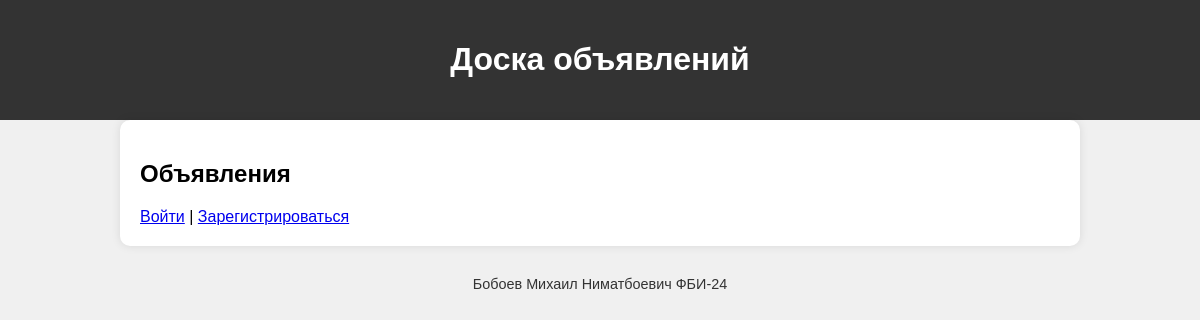
Before: / with the older database file.
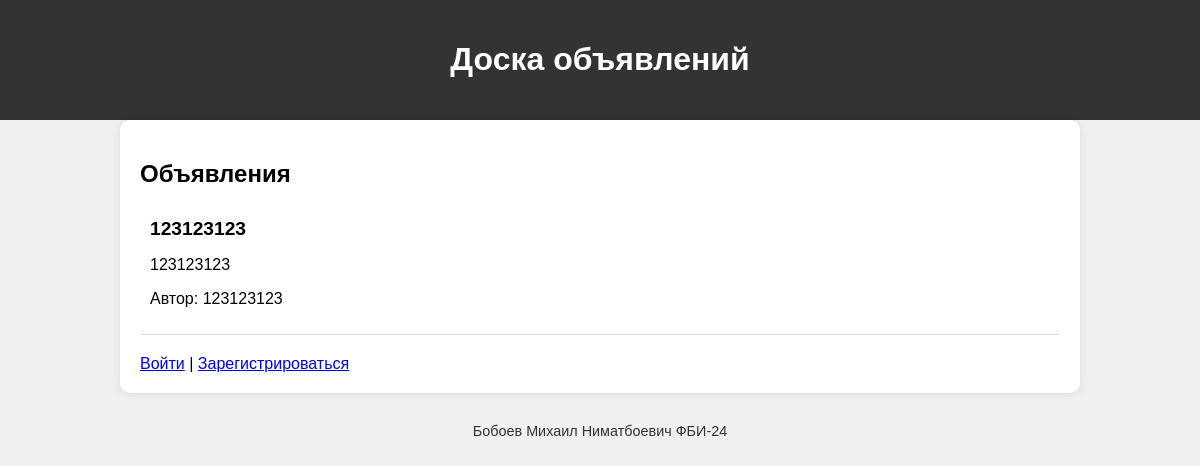
After: the same page with the newer database file.
### tables this page shows
CREATE TABLE posts (
    id INTEGER PRIMARY KEY AUTOINCREMENT,
    title TEXT NOT NULL CHECK(length(title) > 0),
    content TEXT NOT NULL CHECK(length(content) > 0),
    price REAL CHECK(price > 0),
    user_id INTEGER NOT NULL,
    FOREIGN KEY(user_id) REFERENCES users(id) ON DELETE CASCADE
);

CREATE TABLE users (
    id INTEGER PRIMARY KEY AUTOINCREMENT,
    username TEXT UNIQUE NOT NULL CHECK(length(username) > 0),
    password TEXT NOT NULL CHECK(length(password) > 0),
    name TEXT NOT NULL,
    email TEXT UNIQUE NOT NULL,
    avatar TEXT,
    about TEXT,
    is_admin INTEGER DEFAULT 0 CHECK(is_admin IN (0, 1))
);

### app.py (the view)
@app.route('/')
def index():
    conn = get_db_connection()
    posts = conn.execute('SELECT posts.title, posts.content, users.name FROM posts INNER JOIN users ON posts.user_id = users.id').fetchall()
    conn.close()
    return render_template('index.html', posts=posts)

### app.py (called while the page is built)
def get_db_connection():
    conn = sqlite3.connect(DATABASE)
    conn.row_factory = sqlite3.Row
    return conn

### templates/index.html
{% extends "base.html" %}
{% block content %}
<div class="board">
    <h2>Объявления</h2>
    {% for post in posts %}
    <div class="announcement">
        <div class="title">{{ post.title }}</div>
        <p>{{ post.content }}</p>
        <p>Автор: {{ post.name }}</p>
    </div>
    {% endfor %}
    <div>
        <a href="{{ url_for('login') }}">Войти</a> | <a href="{{ url_for('register') }}">Зарегистрироваться</a>
    </div>
</div>
{% endblock %}

### templates/base.html (shortened to what this page needs)
<!DOCTYPE html>
<html lang="ru">
<head>
    <link rel="stylesheet" href="{{ url_for('static', filename='styles.css') }}">
</head>
<body>
    <header>
        <h1><a href="{{ url_for('index') }}" class="header-link">Доска объявлений</a></h1>
    </header>
    <div class="container">
        {% block content %}{% endblock %}
    </div>
    <footer>
        <p>Бобоев Михаил Ниматбоевич ФБИ-24</p>
    </footer>
</body>
</html>

### static/styles.css (style rules this page uses)
body { font-family: Arial, sans-serif; background-color: #f0f0f0; margin: 0; padding: 0; }
.container { width: 80%; margin: auto; }
header { background-color: #333; color: white; padding: 20px 0; text-align: center; }
.board { background-color: white; padding: 20px; border-radius: 10px; box-shadow: 0 0 10px rgba(0, 0, 0, 0.1); }
.announcement { margin-bottom: 20px; padding: 10px; border-bottom: 1px solid #ddd; }
.announcement .title { font-weight: bold; font-size: 1.2em; }
footer { text-align: center; margin-top: 30px; font-size: 0.9em; color: #333; }
.header-link { color: inherit; text-decoration: none; cursor: pointer; }

Changed rows visible on the page:
added posts: title "123123123", content "123123123", name "123123123"
